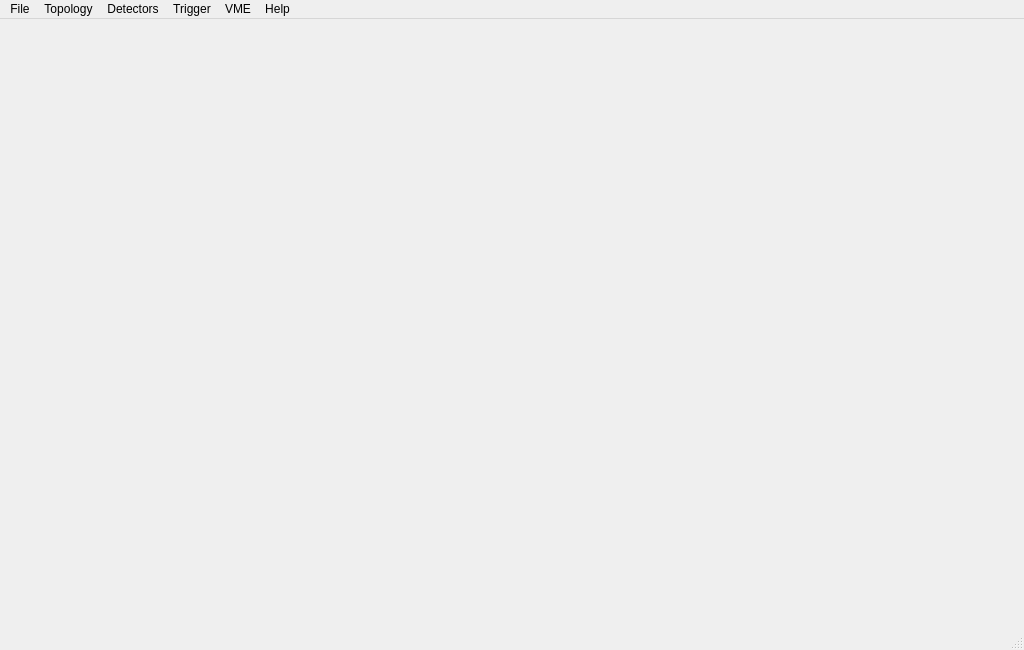
<?xml version="1.0" encoding="UTF-8"?>
<ui version="4.0">
 <class>MainDialog</class>
 <widget class="QMainWindow" name="MainDialog">
  <property name="geometry">
   <rect>
    <x>0</x>
    <y>0</y>
    <width>1024</width>
    <height>650</height>
   </rect>
  </property>
  <property name="minimumSize">
   <size>
    <width>1024</width>
    <height>650</height>
   </size>
  </property>
  <property name="maximumSize">
   <size>
    <width>1024</width>
    <height>650</height>
   </size>
  </property>
  <property name="windowTitle">
   <string>EXOTIC Trigger Supervisor GUI</string>
  </property>
  <widget class="QWidget" name="centralwidget"/>
  <widget class="QMenuBar" name="menubar">
   <property name="geometry">
    <rect>
     <x>0</x>
     <y>0</y>
     <width>1024</width>
     <height>22</height>
    </rect>
   </property>
   <widget class="QMenu" name="menuFile">
    <property name="title">
     <string>File</string>
    </property>
    <addaction name="actionNewWorkspace"/>
    <addaction name="actionOpenWorkspace"/>
    <addaction name="separator"/>
    <addaction name="actionSaveWorkspace"/>
    <addaction name="actionSaveWorkspaceAs"/>
    <addaction name="separator"/>
    <addaction name="actionCloseWorkspace"/>
    <addaction name="separator"/>
    <addaction name="actionExit"/>
   </widget>
   <widget class="QMenu" name="menuTopology">
    <property name="title">
     <string>Topology</string>
    </property>
    <addaction name="actionNewTopology"/>
    <addaction name="separator"/>
    <addaction name="actionEditTopology"/>
   </widget>
   <widget class="QMenu" name="menuDetector">
    <property name="title">
     <string>Detectors</string>
    </property>
    <widget class="QMenu" name="menuMonAssign">
     <property name="title">
      <string>Assign monitor lines</string>
     </property>
     <addaction name="actionMonDet"/>
     <addaction name="actionMonPort"/>
    </widget>
    <addaction name="actionDetWireSetup"/>
    <addaction name="menuMonAssign"/>
    <addaction name="separator"/>
    <addaction name="actionConfigSummary"/>
   </widget>
   <widget class="QMenu" name="menuTrigger">
    <property name="title">
     <string>Trigger</string>
    </property>
    <addaction name="actionTL1config"/>
    <addaction name="actionTL2config"/>
    <addaction name="actionTL3config"/>
   </widget>
   <widget class="QMenu" name="menuVME">
    <property name="title">
     <string>VME</string>
    </property>
    <addaction name="actionSetBaddr"/>
    <addaction name="actionSetVMEConn"/>
    <addaction name="separator"/>
    <addaction name="actionTSIcp"/>
    <addaction name="separator"/>
    <addaction name="actionGenConfig"/>
   </widget>
   <widget class="QMenu" name="menuHelp">
    <property name="title">
     <string>Help</string>
    </property>
    <addaction name="actionTSIdiagram"/>
    <addaction name="separator"/>
    <addaction name="actionAboutGui"/>
    <addaction name="actionAboutQt"/>
   </widget>
   <addaction name="menuFile"/>
   <addaction name="menuTopology"/>
   <addaction name="menuDetector"/>
   <addaction name="menuTrigger"/>
   <addaction name="menuVME"/>
   <addaction name="menuHelp"/>
  </widget>
  <widget class="QStatusBar" name="statusbar"/>
  <action name="actionNewWorkspace">
   <property name="text">
    <string>New Workspace</string>
   </property>
  </action>
  <action name="actionOpenWorkspace">
   <property name="text">
    <string>Open Workspace</string>
   </property>
  </action>
  <action name="actionNewTopology">
   <property name="enabled">
    <bool>true</bool>
   </property>
   <property name="text">
    <string>New Topology</string>
   </property>
  </action>
  <action name="actionCloseWorkspace">
   <property name="text">
    <string>Close Workspace</string>
   </property>
  </action>
  <action name="actionExit">
   <property name="text">
    <string>Exit</string>
   </property>
  </action>
  <action name="actionSaveWorkspace">
   <property name="text">
    <string>Save Workspace</string>
   </property>
  </action>
  <action name="actionEditTopology">
   <property name="enabled">
    <bool>true</bool>
   </property>
   <property name="text">
    <string>Edit Topology</string>
   </property>
  </action>
  <action name="actionResetTopology">
   <property name="text">
    <string>Reset Topology</string>
   </property>
  </action>
  <action name="actionDetWireSetup">
   <property name="text">
    <string>Wiring and setup</string>
   </property>
  </action>
  <action name="actionEditTriggerSetup">
   <property name="text">
    <string>Edit Trigger setup</string>
   </property>
  </action>
  <action name="actionResetTriggerSetup">
   <property name="text">
    <string>Reset Trigger setup</string>
   </property>
  </action>
  <action name="actionTsiSetup">
   <property name="text">
    <string>Setup</string>
   </property>
  </action>
  <action name="actionConfigSummary">
   <property name="text">
    <string>Configuration summary</string>
   </property>
  </action>
  <action name="actionMonDet">
   <property name="text">
    <string>by detectors</string>
   </property>
  </action>
  <action name="actionMonPort">
   <property name="text">
    <string>by TSI port</string>
   </property>
  </action>
  <action name="actionSaveWorkspaceAs">
   <property name="text">
    <string>Save Workspace as...</string>
   </property>
  </action>
  <action name="actionTL1config">
   <property name="text">
    <string>Level I trigger config</string>
   </property>
  </action>
  <action name="actionTL2config">
   <property name="text">
    <string>Level II trigger config</string>
   </property>
  </action>
  <action name="actionTL3config">
   <property name="text">
    <string>Level III trigger config</string>
   </property>
  </action>
  <action name="actionGenConfig">
   <property name="text">
    <string>View VME setup</string>
   </property>
  </action>
  <action name="actionSetBaddr">
   <property name="text">
    <string>Set TSI base address</string>
   </property>
  </action>
  <action name="actionSetVMEConn">
   <property name="text">
    <string>Setup vme2net connection</string>
   </property>
  </action>
  <action name="actionTSIcp">
   <property name="text">
    <string>Trigger Supervisor control panel</string>
   </property>
  </action>
  <action name="actionTSIdiagram">
   <property name="text">
    <string>Trigger Supervisor diagram</string>
   </property>
  </action>
  <action name="actionAboutGui">
   <property name="text">
    <string>About Trigger Supervisor GUI</string>
   </property>
  </action>
  <action name="actionAboutQt">
   <property name="text">
    <string>About Qt library</string>
   </property>
  </action>
 </widget>
 <resources>
  <include location="icons.qrc"/>
 </resources>
 <connections/>
</ui>
